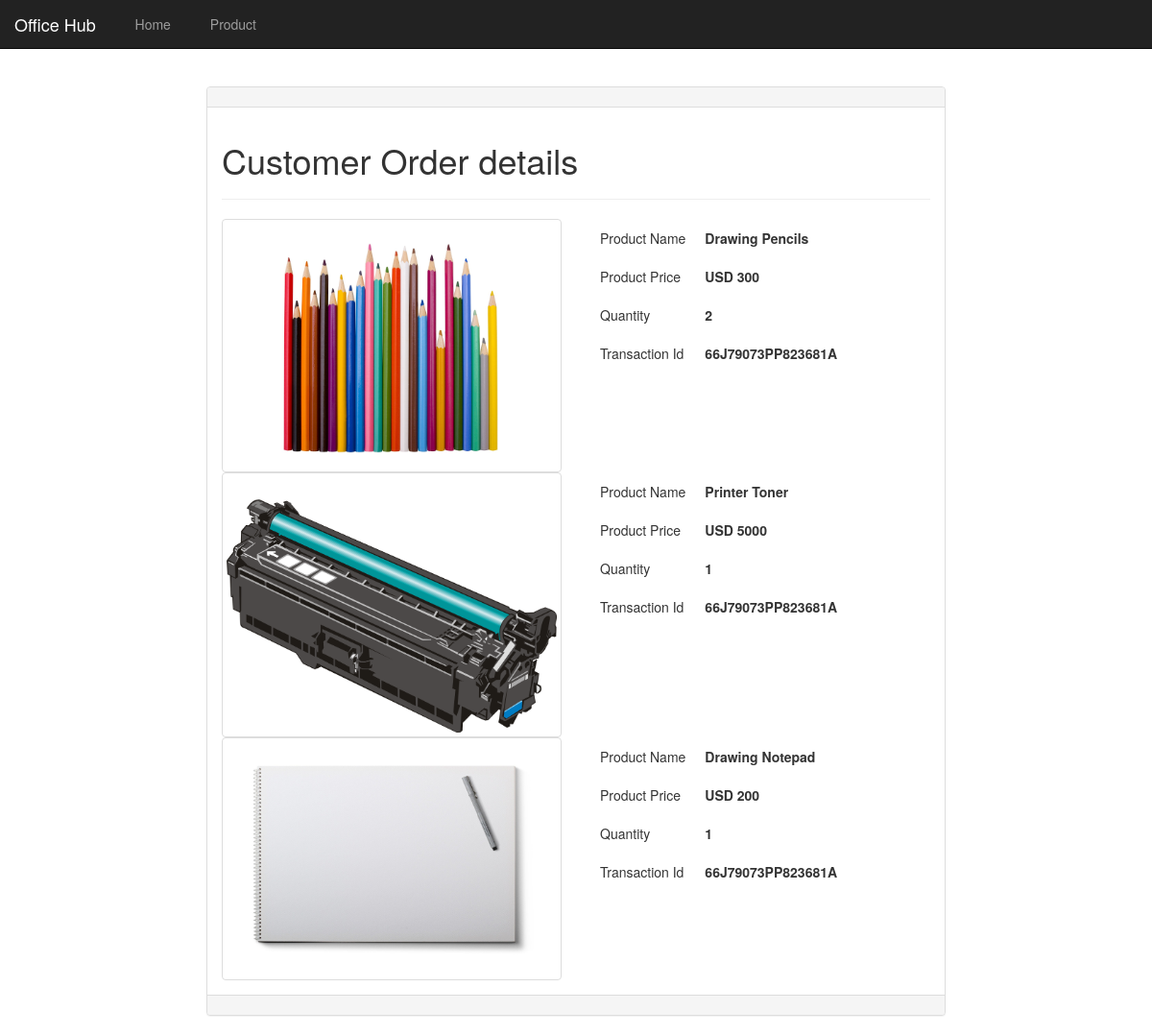
The app's page /customer_order.php (signed in) with its own data.
### tables this page shows
CREATE TABLE `orders` (
  `order_id` int(11) NOT NULL,
  `user_id` int(11) NOT NULL,
  `product_id` int(11) NOT NULL,
  `qty` int(11) NOT NULL,
  `trx_id` varchar(255) NOT NULL,
  `p_status` varchar(20) NOT NULL
);

CREATE TABLE `products` (
  `product_id` int(100) NOT NULL,
  `product_cat` int(11) NOT NULL,
  `product_brand` int(100) NOT NULL,
  `product_title` varchar(255) NOT NULL,
  `product_price` int(100) NOT NULL,
  `product_qty` int(11) NOT NULL,
  `product_desc` text NOT NULL,
  `product_image` text NOT NULL,
  `product_keywords` text NOT NULL
);

### customer_order.php (the view, shortened to what this page needs)
<!DOCTYPE html>
<html>
	<head>
		<link rel="stylesheet" href="css/bootstrap.min.css"/>
	</head>
<body>
	<div class="navbar navbar-inverse navbar-fixed-top">
		<div class="container-fluid">
			<div class="navbar-header">
				<a href="#" class="navbar-brand">Office Hub</a>
			</div>
			<ul class="nav navbar-nav">
				<li><a href="index.php"><span class="glyphicon glyphicon-home"></span>Home</a></li>
				<li><a href="index.php"><span class="glyphicon glyphicon-modal-window"></span>Product</a></li>
			</ul>
		</div>
	</div>
	<p><br/></p>
	<p><br/></p>
	<p><br/></p>
	<div class="container-fluid">
		<div class="row">
			<div class="col-md-2"></div>
			<div class="col-md-8">
				<div class="panel panel-default">
					<div class="panel-heading"></div>
					<div class="panel-body">
						<h1>Customer Order details</h1>
						<hr/>
						<?php
							include_once("db.php");
							$user_id = $_SESSION["uid"];
							$orders_list = "SELECT o.order_id,o.user_id,o.product_id,o.qty,o.trx_id,o.p_status,p.product_title,p.product_price,p.product_image FROM orders o,products p WHERE o.user_id='$user_id' AND o.product_id=p.product_id";
							$query = mysqli_query($con,$orders_list);
							if (mysqli_num_rows($query) > 0) {
								while ($row=mysqli_fetch_array($query)) {
									?>
										<div class="row">
											<div class="col-md-6">
												<img style="float:right;" src="product_images/<?php echo $row['product_image']; ?>" class="img-responsive img-thumbnail"/>
											</div>
											<div class="col-md-6">
												<table>
													<tr><td>Product Name</td><td><b><?php echo $row["product_title"]; ?></b> </td></tr>
													<tr><td>Product Price</td><td><b><?php echo  CURRENCY." ".$row["product_price"]; ?></b></td></tr>
													<tr><td>Quantity</td><td><b><?php echo $row["qty"]; ?></b></td></tr>
													<tr><td>Transaction Id</td><td><b><?php echo $row["trx_id"]; ?></b></td></tr>
												</table>
											</div>
										</div>
									<?php
								}
							}
						?>
					</div>
					<div class="panel-footer"></div>
				</div>
			</div>
			<div class="col-md-2"></div>
		</div>
	</div>
</body>
</html>

### customer_order.php (style rules this page uses)
table tr td { padding:10px; }

### records on screen
orders: product.product_image (picture), product.product_title "Drawing Pencils", product.product_price "300", qty "2", trx "66J79073PP823681A"
orders: product.product_image (picture), product.product_title "Printer Toner", product.product_price "5000", qty "1", trx "66J79073PP823681A"
orders: product.product_image (picture), product.product_title "Drawing Notepad", product.product_price "200", qty "1", trx "66J79073PP823681A"
